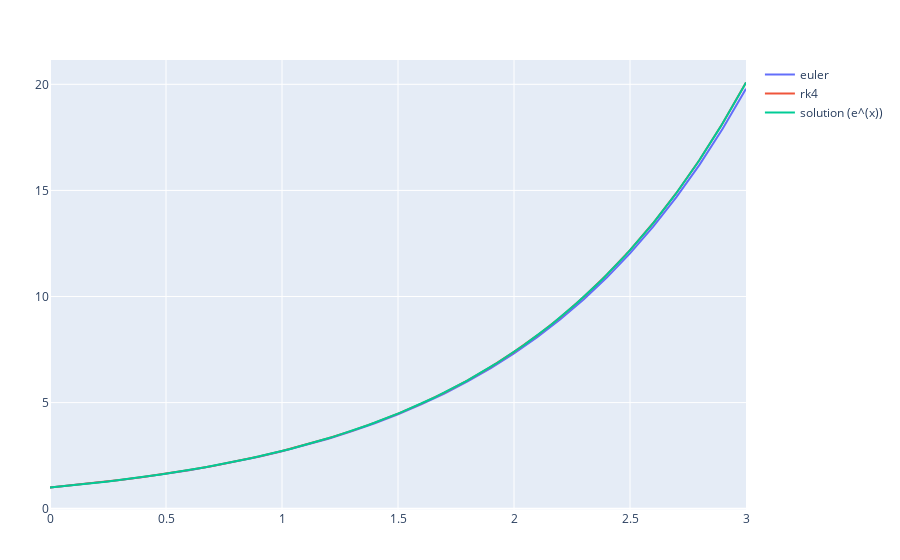

Notebook code cell kept with this figure:
### Markdown cell above
Plot of approximation methods compared to solution

### Code cell
t = 0:0.1:3
x0 = [1]
deltat_max = 0.01

@time s1 = solve_ode(f, x0, t, euler_step, deltat_max)[:,1]
@time s2 = solve_ode(f, x0, t, rk4_step, deltat_max)[:,1]

# Create traces
euler = scatter(x=t, y=s1, mode="lines", name="euler")
rk4 = scatter(x=t, y=s2, mode="lines", name="rk4")
solution = scatter(x=0:0.01:3, y=exp.(0:0.01:3), mode="lines", name="solution (e^(x))")

plot([euler, rk4, solution])

### Figure 1 — Plotly figure (JSON) as saved in the notebook; plotly's stock layout.template omitted (floating-point values rounded to 4 significant figures; data arrays with more than 128 entries replaced by an {"elided": "..."} marker saying what was removed)
{"data": [{"mode": "lines", "name": "euler", "type": "scatter", "x": [0, 0.1, 0.2, 0.3, 0.4, 0.5, 0.6, 0.7, 0.8, 0.9, 1, 1.1, 1.2, 1.3, 1.4, 1.5, 1.6, 1.7, 1.8, 1.9, 2, 2.1, 2.2, 2.3, 2.4, 2.5, 2.6, 2.7, 2.8, 2.9, 3], "y": [1, 1.105, 1.22, 1.348, 1.489, 1.645, 1.817, 2.007, 2.217, 2.449, 2.705, 2.988, 3.3, 3.646, 4.027, 4.448, 4.914, 5.428, 5.996, 6.623, 7.316, 8.081, 8.927, 9.861, 10.89, 12.03, 13.29, 14.68, 16.22, 17.91, 19.79]}, {"mode": "lines", "name": "rk4", "type": "scatter", "x": [0, 0.1, 0.2, 0.3, 0.4, 0.5, 0.6, 0.7, 0.8, 0.9, 1, 1.1, 1.2, 1.3, 1.4, 1.5, 1.6, 1.7, 1.8, 1.9, 2, 2.1, 2.2, 2.3, 2.4, 2.5, 2.6, 2.7, 2.8, 2.9, 3], "y": [1, 1.105, 1.221, 1.35, 1.492, 1.649, 1.822, 2.014, 2.226, 2.46, 2.718, 3.004, 3.32, 3.669, 4.055, 4.482, 4.953, 5.474, 6.05, 6.686, 7.389, 8.166, 9.025, 9.974, 11.02, 12.18, 13.46, 14.88, 16.44, 18.17, 20.09]}, {"mode": "lines", "name": "solution (e^(x))", "type": "scatter", "x": {"elided": "301 float values"}, "y": {"elided": "301 float values"}}], "layout": {"margin": {"b": 50, "l": 50, "r": 50, "t": 60}}}
